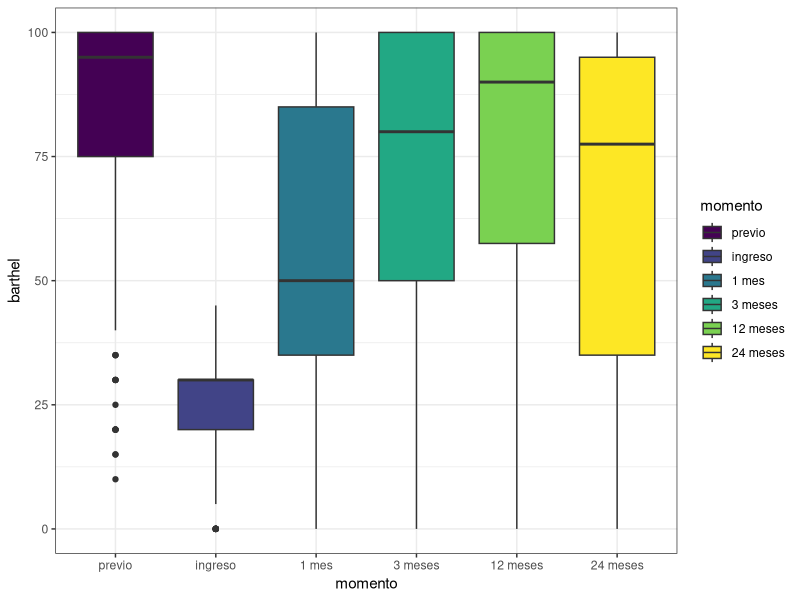
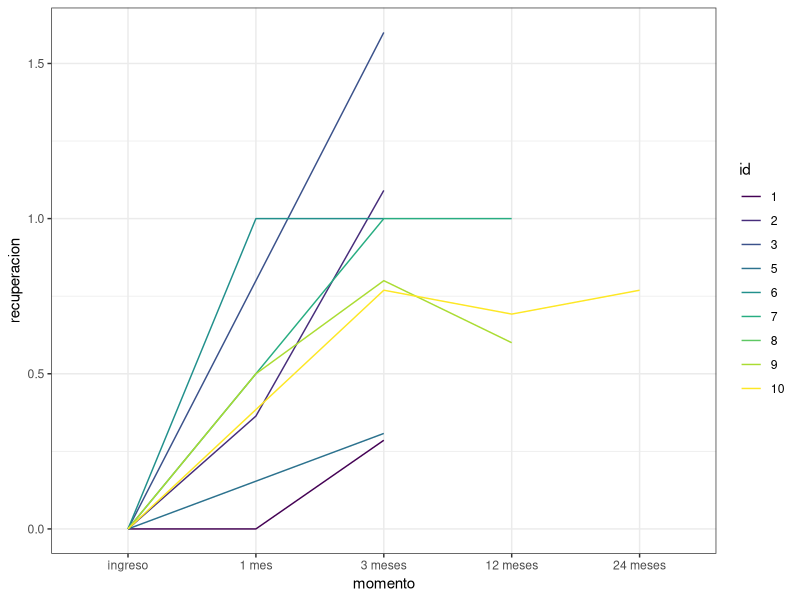

These charts were generated, in order, by the following R code:
## ---- chunk 1
knitr::opts_chunk$set(echo = F)
library(readxl)
library(tidyverse)
library(rstatix)# para hacer ANOVA RM
library(GGally)
library(lme4)
library(lmerTest) #para incluir los p valores
library(kableExtra)
## ---- chunk 2
data <- read_xlsx('recuperacion_funcional.xlsx') %>% filter(id!=53)
## ---- chunk 3
data <- data %>% 
   mutate(momento = factor(momento,
                           levels=c('previo', 'ingreso', 
                                   '1 mes', '3 meses', 
                                   '12 meses', '24 meses')))
## ---- chunk 4
data$momento %>% table() %>% t() %>%  kable() %>%
   kable_styling(latex_options = 'HOLD_position')
## ---- chunk 5
data %>% ggplot()+
   geom_boxplot(aes(x=momento, y=barthel, fill=momento))+
   theme(legend.position = 'none')+
   theme_bw()+scale_fill_viridis_d()
## ---- chunk 6
b_prev <- data %>% filter(momento=='previo') %>% 
   mutate(b_prev = barthel) %>% select(id,b_prev) %>% unique()
b_ini <- data %>% filter(momento=='ingreso') %>% 
   mutate(b_ini = barthel) %>% select(id,b_ini) %>% unique()
data <- data %>% left_join(b_prev, by='id')%>% left_join(b_ini, by='id')
## ---- chunk 7
data %>% filter(id%in%c(1:10), momento!='previo') %>% ggplot()+
   geom_line(aes(x=momento, y=recuperacion, group = factor(id),
                 color=factor(id)))+
   labs(color='id')+
   theme_bw()+
   scale_color_viridis_d()
## ---- chunk 8
# ya se hizo antes, en datos sobre momentos para verificar como se creaba recuperacion
data <- data %>% filter(momento!='previo')
## ---- chunk 9
data = data %>%  
   mutate(momento2 = case_when(momento == "ingreso" ~ -1,
                              momento == "1 mes" ~ 0,
                              momento == "3 meses" ~ 2,
                              momento == "12 meses" ~ 11,
                              momento == "24 meses" ~ 23,
                              TRUE ~ NA_real_))
## ---- chunk 10
data <- data %>% 
   mutate(edad2 = edad - 60,
          tratamiento = as.factor(tratamiento),
          domicilio = as.factor(domicilio),
          sexo = as.factor(sexo),
          id = as.factor(id))
## ---- chunk 11
mod0 <- lmer(recuperacion~ momento2 + (1|id), data = data)
summary(mod0)

mod1 <- lmer(recuperacion~ momento2 + (momento2|id), data = data)

anova(mod0,mod1)
